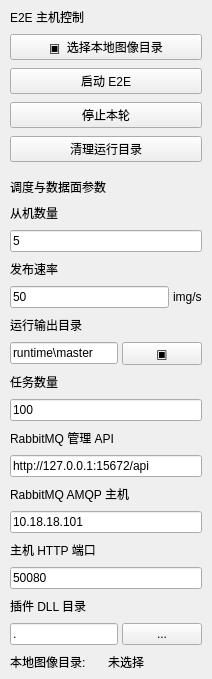
       <widget class="QWidget" name="LeftPanelWidget" native="true">
        <property name="maximumSize">
         <size>
          <width>400</width>
          <height>16777215</height>
         </size>
        </property>
        <layout class="QVBoxLayout" name="LeftPanelLayout">
         <property name="spacing">
          <number>8</number>
         </property>
         <property name="leftMargin">
          <number>10</number>
         </property>
         <property name="topMargin">
          <number>8</number>
         </property>
         <property name="rightMargin">
          <number>10</number>
         </property>
         <property name="bottomMargin">
          <number>8</number>
         </property>
         <item>
          <widget class="QLabel" name="ControlTitleLabel">
           <property name="styleSheet">
            <string notr="true">border-bottom:1px solid #DCDFE6;</string>
           </property>
           <property name="text">
            <string>E2E 主机控制</string>
           </property>
           <property name="titleRole" stdset="0">
            <string>panelTitle</string>
           </property>
          </widget>
         </item>
         <item>
          <widget class="QPushButton" name="SelectImageDirButton">
           <property name="text">
            <string>▣  选择本地图像目录</string>
           </property>
          </widget>
         </item>
         <item>
          <widget class="QPushButton" name="StartCaptureButton">
           <property name="text">
            <string>启动 E2E</string>
           </property>
          </widget>
         </item>
         <item>
          <widget class="QPushButton" name="StopButton">
           <property name="text">
            <string>停止本轮</string>
           </property>
          </widget>
         </item>
         <item>
          <widget class="QPushButton" name="ClearSharedDirButton">
           <property name="text">
            <string>清理运行目录</string>
           </property>
          </widget>
         </item>
         <item>
          <widget class="QFrame" name="PanelHLine">
           <property name="frameShape">
            <enum>QFrame::NoFrame</enum>
           </property>
          </widget>
         </item>
         <item>
          <widget class="QLabel" name="ParamConfigTitleLabel">
           <property name="text">
            <string>调度与数据面参数</string>
           </property>
           <property name="titleRole" stdset="0">
            <string>subTitle</string>
           </property>
          </widget>
         </item>
         <item>
          <widget class="QLabel" name="ExpectedWorkerCountLabel">
           <property name="text">
            <string>从机数量</string>
           </property>
          </widget>
         </item>
         <item>
          <widget class="QLineEdit" name="ExpectedWorkerCountEdit">
           <property name="text">
            <string>5</string>
           </property>
          </widget>
         </item>
         <item>
          <widget class="QLabel" name="PublishRateLabel">
           <property name="text">
            <string>发布速率</string>
           </property>
          </widget>
         </item>
         <item>
          <layout class="QHBoxLayout" name="PublishRateLayout">
           <property name="spacing">
            <number>4</number>
           </property>
           <item>
            <widget class="QLineEdit" name="PublishRateEdit">
             <property name="text">
              <string>50</string>
             </property>
            </widget>
           </item>
           <item>
            <widget class="QLabel" name="UnitLabel">
             <property name="text">
              <string>img/s</string>
             </property>
            </widget>
           </item>
          </layout>
         </item>
         <item>
          <widget class="QLabel" name="SharedImageRootLabel">
           <property name="text">
            <string>运行输出目录</string>
           </property>
          </widget>
         </item>
         <item>
          <layout class="QHBoxLayout" name="SharedImageRootLayout">
           <property name="spacing">
            <number>4</number>
           </property>
           <item>
            <widget class="QLineEdit" name="SharedImageRootEdit">
             <property name="text">
              <string>runtime\master</string>
             </property>
            </widget>
           </item>
           <item>
            <widget class="QPushButton" name="SelectSharedDirButton">
             <property name="text">
              <string>▣</string>
             </property>
            </widget>
           </item>
          </layout>
         </item>
         <item>
          <widget class="QLabel" name="TaskCountLabel">
           <property name="text">
            <string>任务数量</string>
           </property>
          </widget>
         </item>
         <item>
          <widget class="QLineEdit" name="TaskCountEdit">
           <property name="text">
            <string>100</string>
           </property>
          </widget>
         </item>
         <item>
          <widget class="QLabel" name="RabbitMqApiLabel">
           <property name="text">
            <string>RabbitMQ 管理 API</string>
           </property>
          </widget>
         </item>
         <item>
          <widget class="QLineEdit" name="RabbitMqApiEdit">
           <property name="text">
            <string>http://127.0.0.1:15672/api</string>
           </property>
          </widget>
         </item>
         <item>
          <widget class="QLabel" name="RabbitMqHostLabel">
           <property name="text">
            <string>RabbitMQ AMQP 主机</string>
           </property>
          </widget>
         </item>
         <item>
          <widget class="QLineEdit" name="RabbitMqHostEdit">
           <property name="text">
            <string>10.18.18.101</string>
           </property>
          </widget>
         </item>
         <item>
          <widget class="QLabel" name="HttpPortLabel">
           <property name="text">
            <string>主机 HTTP 端口</string>
           </property>
          </widget>
         </item>
         <item>
          <widget class="QLineEdit" name="HttpPortEdit">
           <property name="text">
            <string>50080</string>
           </property>
          </widget>
         </item>
         <item>
          <widget class="QLabel" name="PluginDirectoryLabel">
           <property name="text">
            <string>插件 DLL 目录</string>
           </property>
          </widget>
         </item>
         <item>
          <layout class="QHBoxLayout" name="PluginDirectoryLayout">
           <property name="spacing">
            <number>4</number>
           </property>
           <item>
            <widget class="QLineEdit" name="PluginDirectoryEdit">
             <property name="text">
              <string>.</string>
             </property>
            </widget>
           </item>
           <item>
            <widget class="QPushButton" name="SelectPluginDirButton">
             <property name="text">
              <string>...</string>
             </property>
            </widget>
           </item>
          </layout>
         </item>
         <item>
          <layout class="QHBoxLayout" name="LocalImageDirLayout">
           <property name="spacing">
            <number>4</number>
           </property>
           <item>
            <widget class="QLabel" name="LocalImageDirTitleLabel">
             <property name="text">
              <string>本地图像目录:</string>
             </property>
            </widget>
           </item>
           <item>
            <widget class="QLabel" name="LocalImageDirValueLabel">
             <property name="text">
              <string>未选择</string>
             </property>
            </widget>
           </item>
          </layout>
         </item>
        </layout>
       </widget>
